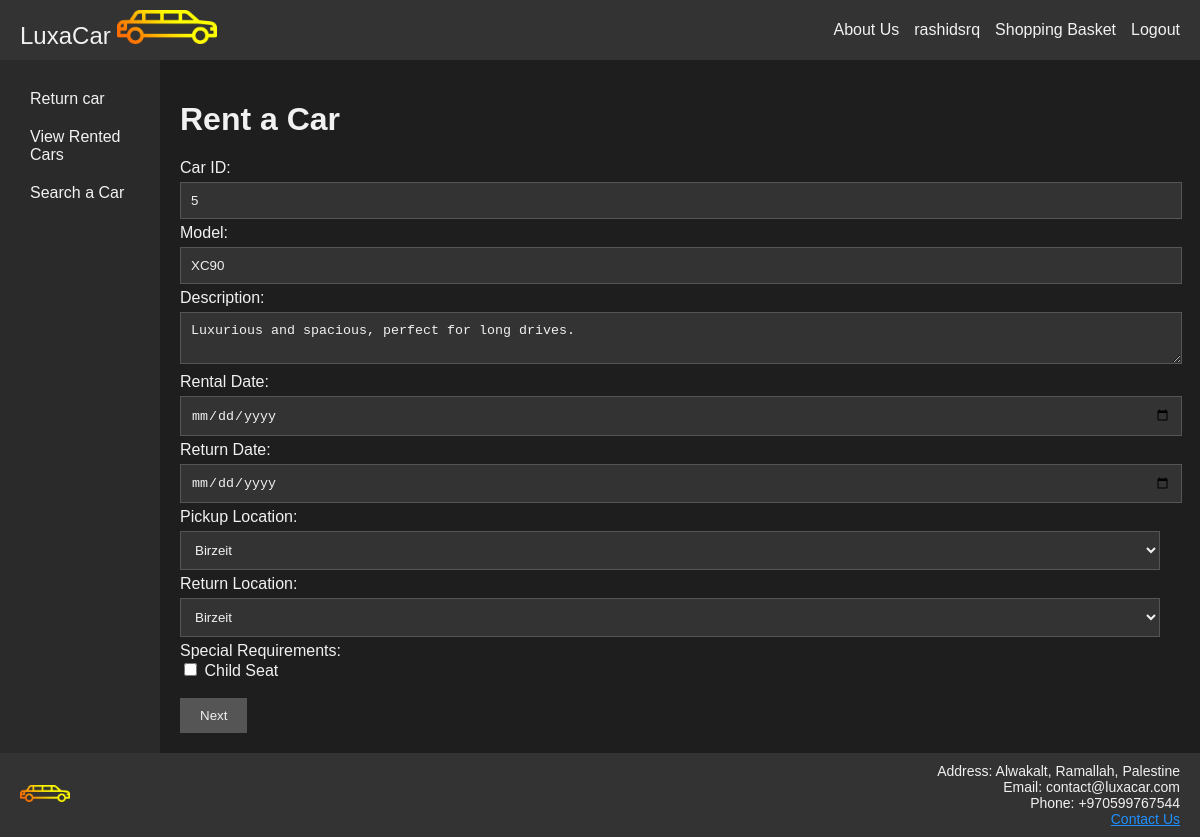
Screenshot of /rentCar.php?ref=5 (signed in) with the database file from the repository.
### tables this page shows
CREATE TABLE `cars` (
  `CarID` int(11) NOT NULL,
  `CarState` varchar(250) NOT NULL DEFAULT 'Available ',
  `ReferenceNumber` varchar(20) NOT NULL,
  `Model` varchar(50) NOT NULL,
  `Type` varchar(50) NOT NULL,
  `Make` varchar(50) NOT NULL,
  `RegistrationYear` year(4) NOT NULL,
  `Color` varchar(20) NOT NULL,
  `Description` text NOT NULL,
  `PricePerDay` decimal(10,2) NOT NULL,
  `CapacityPeople` int(11) NOT NULL,
  `CapacitySuitcases` int(11) NOT NULL,
  `FuelType` varchar(20) NOT NULL,
  `AvgConsumption` decimal(5,2) NOT NULL,
  `Horsepower` int(11) NOT NULL,
  `Length` decimal(5,2) NOT NULL,
  `Width` decimal(5,2) NOT NULL,
  `GearType` varchar(10) NOT NULL,
  `Conditions` text DEFAULT NULL,
  `Restrictions` text DEFAULT NULL
);

### rentCar.php (the view, shortened to what this page needs)
<?php
$carID = $_GET['ref'] ?? null;
try {
    $pdo = new PDO(DBCONNSTRING, DBUSER, DBPASS);
    $stmt = $pdo->prepare("SELECT * FROM cars WHERE CarID = ?");
    $stmt->execute([$carID]);
    $car = $stmt->fetch(PDO::FETCH_ASSOC);
    $stmt = $pdo->prepare("SELECT * FROM locations");
    $stmt->execute();
    $locations = $stmt->fetchAll(PDO::FETCH_ASSOC);
} catch (PDOException $e) {
    die($e->getMessage());
}
$phase = $_SESSION['phase'] ?? 1;
?>
<!DOCTYPE html>
<html lang="en">
<head>
    <link rel="stylesheet" href="styles/styles.css">
</head>
<body>
    <div class="container">
        <header class="header">
            <div class="logo">
                <a href="index.php">
                    LuxaCar
                    <img src="protected/logo.png" alt="Logo">
                </a>
            </div>
            <div class="nav-links">
                <a href="about.php">About Us</a>
                <?php if (isset($_SESSION['loggedin']) && $_SESSION['loggedin'] == true): ?>
                    <a href="profile.php"><?php echo $_SESSION['username']; ?></a>
                    <?php if (!isset($isManager)): ?>
                    <a href="viewRent.php">Shopping Basket</a>
                    <?php endif; ?>
                    <a href="logout.php">Logout</a>
                <?php else: ?>
                    <a href="login.php">Login</a>
                    <a href="register.php">Register</a>
                <?php endif; ?>
            </div>
        </header>
        <div class="main-container">
            <nav class="nav">
                <?php if (isset($_SESSION['isManager'])): ?>
                    <a href="addCar.php">Add Car</a>
                    <a href="addLocation.php">Add Location</a>
                    <a href="returnCarMan.php">Return Car</a>
                    <a href="inquireCar.php">Inquire about Cars</a>
                <?php elseif (isset($_SESSION['username'])): ?>
                    <a href="returnCar.php">Return car</a>
                    <a href="viewRent.php">View Rented Cars</a>
                <?php endif; ?>
                <a href="searchCar.php">Search a Car</a>
            </nav>
            <main class="main">
                <h1>Rent a Car</h1>
                <?php if ($phase == 1) : ?>
                    <form method="post">
                        <label for="carID">Car ID:</label> <br>
                        <input type="text" id="carID" name="carID" value="<?= $car['CarID'] ?>" readonly> <br>
                        <label for="model">Model:</label> <br>
                        <input type="text" id="model" name="model" value="<?= $car['Model'] ?>" readonly> <br>
                        <label for="description">Description:</label> <br>
                        <textarea id="description" name="description" readonly><?= $car['Description'] ?></textarea> <br>
                        <label for="RentalDate">Rental Date:</label> <br>
                        <input type="date" id="RentalDate" name="RentalDate" required> <br>
                        <label for="ReturnDate">Return Date:</label> <br>
                        <input type="date" id="ReturnDate" name="ReturnDate" required> <br>
                        <label for="pickup_location">Pickup Location:</label> <br>
                        <select id="pickup_location" name="pickup_location" required>
                            <?php foreach ($locations as $location) : ?>
                                <option value="<?= $location['LocationID'] ?>"><?= $location['Name'] ?></option>
                            <?php endforeach; ?>
                        </select> <br>
                        <label for="return_location">Return Location:</label> <br>
                        <select id="return_location" name="return_location" required>
                            <?php foreach ($locations as $location) : ?>
                                <option value="<?= $location['LocationID'] ?>"><?= $location['Name'] ?></option>
                            <?php endforeach; ?>
                        </select> <br>
                        <label for="special_requirements">Special Requirements:</label> <br>
                        <input type="checkbox" id="special_requirements" name="special_requirements[]" value="Child Seat"> Child Seat <br> <br>
                        <input type="submit" value="Next">
                    </form>
                <?php elseif ($phase == 4) : ?>
                    <p>Thank you for renting a car with us. Your booking reference number is: <?= $_SESSION['booking_ref'] ?></p>
                    <?php unset($_SESSION['phase']); ?>
                    <p><a href="index.php">Return to home page</a></p>
                <?php endif; ?>
            </main>
            </div>
        <footer class="footer">
            <div>
                <img src="protected/logo.png" alt="Small Logo">
            </div>
            <div class="contact-info">
                Address: Alwakalt, Ramallah, Palestine<br>
                Email: contact@luxacar.com<br>
                Phone: +970599767544<br>
                <a href="contact.php">Contact Us</a>
            </div>
        </footer>
</body>
</html>

### styles/styles.css (style rules this page uses)
body { margin: 0; font-family: Arial, sans-serif; background-color: #1e1e1e; color: #f1f1f1; }
.container { display: flex; flex-direction: column; min-height: 100vh; }
.header, .footer { background-color: #333; color: #f1f1f1; text-align: center; padding: 10px 0; }
.main-container { display: flex; flex: 1; }
.nav { flex: 0 0 10%; background-color: #2a2a2a; padding: 20px; }
.nav a { display: block; padding: 10px; color: #f1f1f1; text-decoration: none; }
.main { flex: 1; padding: 20px; background-color: #1e1e1e; }
.header { display: flex; justify-content: space-between; align-items: center; padding: 10px 20px; }
.header .logo { font-size: 24px; }
.header img { width: 100px; height: auto; }
.header .nav-links { display: flex; gap: 15px; }
.header .nav-links a { color: #f1f1f1; text-decoration: none; }
.header a { color: #f1f1f1; text-decoration: none; }
.footer { display: flex; justify-content: space-between; align-items: center; padding: 10px 20px; font-size: 14px; }
.footer img { width: 50px; height: auto; }
.footer .contact-info { text-align: right; }
.main h1 { color: #f1f1f1; }
input[type="text"], input[type="password"], input[type="email"], input[type="date"], input[type="tel"], input[type="number"], select, textarea { background-color: #333; color: #f1f1f1; border: 1px solid #555; padding: 10px; margin: 5px 0; width: 98%; }
input[type="submit"] { background-color: #555; color: #f1f1f1; border: none; padding: 10px 20px; cursor: pointer; }
a { color: #1e90ff; }

### rows the page displays
cars: carID "5", model "XC90", description "Luxurious and spacious, perfect for long drives."

### other values shown
$_SESSION['username'] "rashidsrq"
form field pickup_location "Birzeit"
form field return_location "Birzeit"
